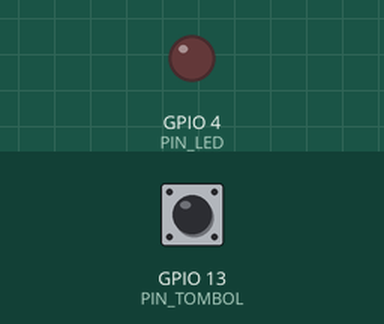
A sketch run on a simulated ESP32. Shown: output pins drawn as LEDs (lit = HIGH). Inputs (shaded band) come from the test bench; at power-on: GPIO 13 (PIN_TOMBOL) HIGH. What the sketch prints to the serial monitor is not drawn.

Above: at 1.2 s.
1.3 s: GPIO 13 (PIN_TOMBOL) pulled LOW for 0.15 s
At 1.37 s:
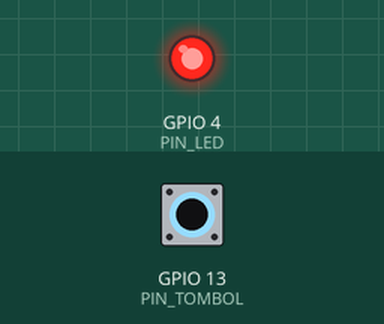
2.9 s: GPIO 13 (PIN_TOMBOL) pulled LOW for 3.2 s
At 7.0 s:
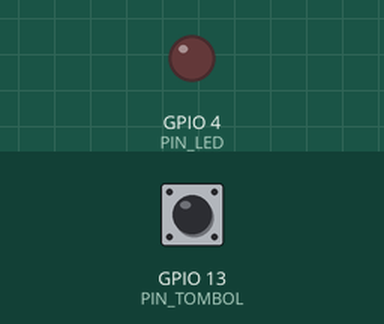
Timing chart, 0 to 8.5 s (numbered marks = the images above; inputs shaded):
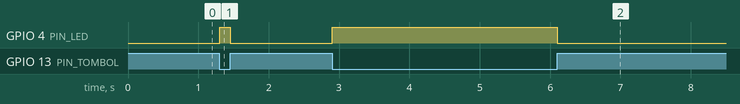

The sketch:

modul05_tombol_pertama.ino
```cpp
// Modul 5 - Kemenangan Cepat: tombol pertamamu
// Selama tombol di D13 ditekan, LED di D4 menyala.
// Rangkaian: satu kaki tombol ke D13, kaki seberangnya ke GND. Tanpa resistor.

const int PIN_TOMBOL = 13;  // tombol manual (peta pin kanonik)
const int PIN_LED = 4;      // LED status, terpasang sejak Modul 2

void setup() {
  Serial.begin(115200);
  pinMode(PIN_TOMBOL, INPUT_PULLUP);  // masukan + pull-up internal: tidak ditekan = HIGH
  pinMode(PIN_LED, OUTPUT);
  Serial.println("Tekan tombolnya!");
}

void loop() {
  if (digitalRead(PIN_TOMBOL) == LOW) {  // LOW = tombol sedang ditekan
    digitalWrite(PIN_LED, HIGH);
  } else {
    digitalWrite(PIN_LED, LOW);
  }
}
```

Measured:
- after the input at 1.3 s, GPIO 4 (PIN_LED): LOW → HIGH at once, → LOW 0.15 s later
- after the input at 2.9 s, GPIO 4 (PIN_LED): LOW → HIGH at once, → LOW 3.2 s later
